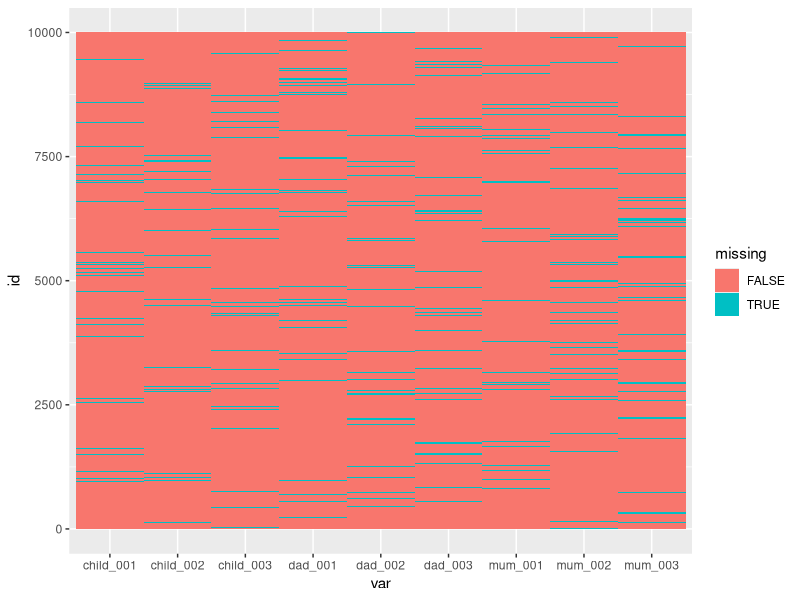
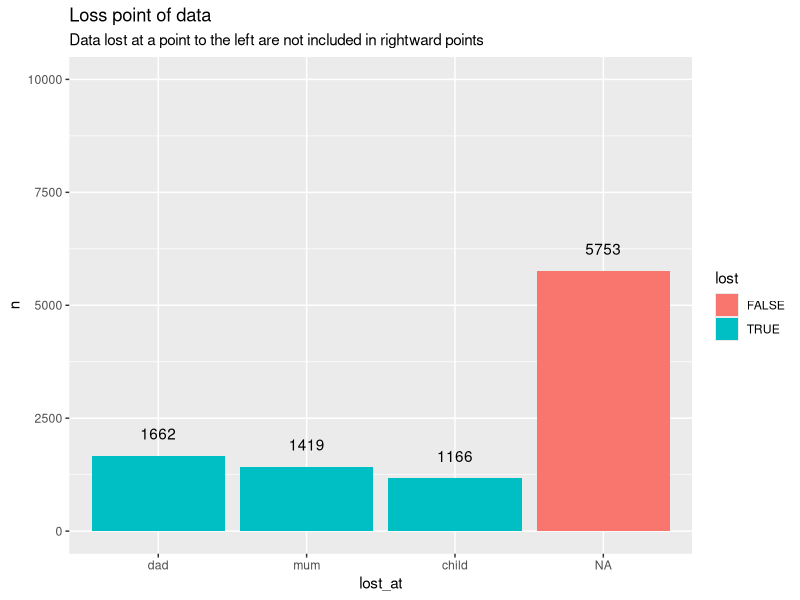

Recreate these plots in R, in order. (Note: this script raises an error after producing the figures.)
# Make some example data
library(tidyverse)
d <- tibble(id = 1:10000)

# Add some variables for dad/mum/child
for (p in c('dad', 'mum', 'child')) {
  for (i in 1:3) {
    # generate a variable name
    v <- paste0(p, '_00', i, collapse = "")
    
    # Make up some normal data
    d[, v] <- rnorm(nrow(d))
  }
}

# Delete some data at random
p_missing = .06

d_miss <- mutate(d, across(.cols = -id, function(x) {
  miss <- runif(nrow(d)) < p_missing
  x[miss] <- NA
  x
}))
  
# Visualise missing cases
d_miss %>%
  pivot_longer(cols = -id, names_to = "var") %>%
  mutate(missing = is.na(value)) %>%
  ggplot(aes(x = var, y = id, fill = missing)) +
  geom_tile(colour = NA)

# Add summaries for missingness at each time point
d_miss <- mutate(
  d_miss, 
  lost_at = case_when(
    is.na(dad_001) | is.na(dad_002) | is.na(dad_003) ~ 'dad',
    is.na(mum_001) | is.na(mum_002) | is.na(mum_003) ~ 'mum',
    is.na(child_001) | is.na(child_002) | is.na(child_003) ~ 'child',
    T ~ NA_character_
  ),
  lost_at = factor(lost_at, levels = c('dad', 'mum', 'child')),
  lost = !is.na(lost_at)
)

# Visualise loss trajectory
d_miss %>% 
  group_by(lost_at) %>%
  summarise(n = n(), lost = any(lost), .groups = 'drop') %>%
  ggplot(aes(x = lost_at, y = n, fill = lost)) +
  geom_col() +
  geom_text(aes(y = n + nrow(d_miss) / 20, label = n)) + 
  scale_y_continuous(limits = c(0, nrow(d_miss))) +
  labs(
    title = 'Loss point of data', 
    subtitle = 'Data lost at a point to the left are not included in rightward points'
  )

# Add a summary variable for any missing
d_miss$any <- apply(d_miss, 1, function(r) ifelse(any(is.na(r)), NA, F))

# Plot numbers of missing
d_miss %>%
  pivot_longer(cols = -id, names_to = "var") %>%
  mutate(missing = is.na(value)) %>%
  group_by(var) %>%
  summarise(missing = sum(missing), .groups = 'drop') %>%
  ggplot(aes(x = var, y = missing)) +
  geom_col() +
  geom_text(aes(y = missing + nrow(d) / 20, label = missing)) +
  scale_y_continuous(limits = c(0, nrow(d)))
